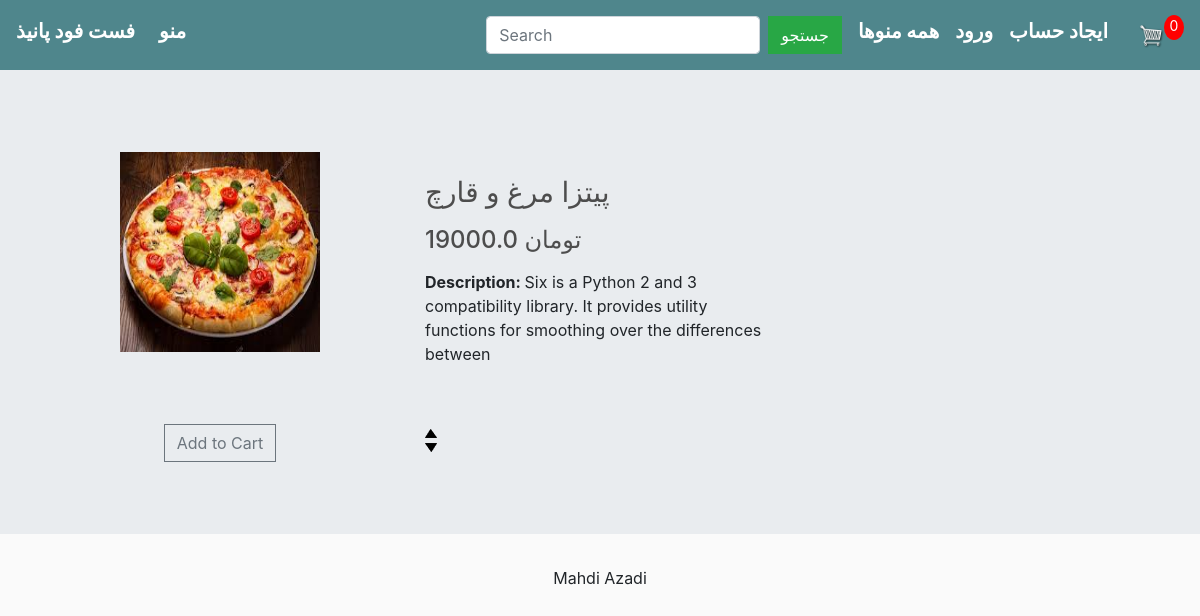
Screenshot of /item_detail/1 with the database file from the repository.
### store/models.py (models this page shows, shortened)
class Product(models.Model):
    category = models.ManyToManyField(ProductCategories)
    name = models.CharField(max_length=100,blank=False,name=False)
    price = models.FloatField(blank=False,null=False)
    image = models.ImageField(null=True,blank=True)
    description = models.TextField(null=True,blank=True)
    @property
    def get_imageURL(self):
        try:
            url = self.image.url
        except:
            url = ''
        return url

### store/views.py (the view)
# urls.py: path('item_detail/<int:id>',views.item_detail,name='item_detail'),
def item_detail(request,id):
    total_item_cart = 0
    if request.user.is_authenticated:
        items = OrderItem.objects.filter(user=request.user)
        for item in items:
            total_item_cart += item.quantity
    product = Product.objects.get(id=id)
    product_categories = ProductCategories.objects.all()
    context = {
        'product_categories': product_categories,
        'product' : product,
        'total_item_cart' : total_item_cart,
    }
    return render(request,'store/item_detail.html',context)

### store/templates/store/item_detail.html
{% extends 'store/main.html' %}
{% load static%}
{% block content %}
    <div class="row my-2">
		<div class="col-lg-4 order-lg-1 text-center">
			<img src="{{product.get_imageURL}}" width="200" height="200">
        </div>
        <div class="col-lg-8 order-lg-2">
            <div class="tab-content py-4">
                <div class="tab-pane active" id="profile">
                    <h3 class="mb-3">{{product.name}}</h3>
                    <h4 class="mb-3">تومان {{product.price}}</h4>
                    <div class="row">
                        <div class="col-md-6">
							<p><strong>Description: </strong>{{product.description}}</p>
                        </div>
                    </div>
                </div>
            </div>
        </div>
	</div>
    <div class="row my-2">
        <div class="col-lg-4 order-lg-1 text-center">
            <button  class="update_cart btn btn-outline-secondary add-btn" product_id ="{{product.id}}">Add to Cart</button>
        </div>
        <div class="col-lg-6 order-lg-2">
            <div class="quantity">
                <img action ="add" product_id ="{{product.id}}"  class="update_cart_quantity chg-quantity" src="{% static  'images/arrow-up.png' %}">
                <img action ="remove" product_id ="{{product.id}}" class="update_cart_quantity chg-quantity " src="{% static  'images/arrow-down.png' %}">
            </div>
        </div>
    </div>
{% endblock %}

### store/static/store/css/main.css (style rules this page uses)
body { background-color: hsl(0, 0%, 98%); }
h1,h2,h3,h4,h5,h6 { color:hsl(0, 0%, 30%); }
.col-lg-4, .col-lg-6, .col-lg-8, .col-lg-12 { margin-top: 10px; }
.btn { border-radius: 0; }
.quantity { display: inline-block; font-weight: 700; padding-right:10px; }
.chg-quantity { width: 12px; cursor: pointer; display: block; margin-top: 5px; transition:.1s; }

### rows the page displays
Product: get_imageURL (picture), name "پیتزا مرغ و قارچ", price "19000.0", description "Six is a Python 2 and 3 compatibility library. It provides utility functions for smoothing over the differences between"

### other values shown
{{ total_item_cart }} "0"
